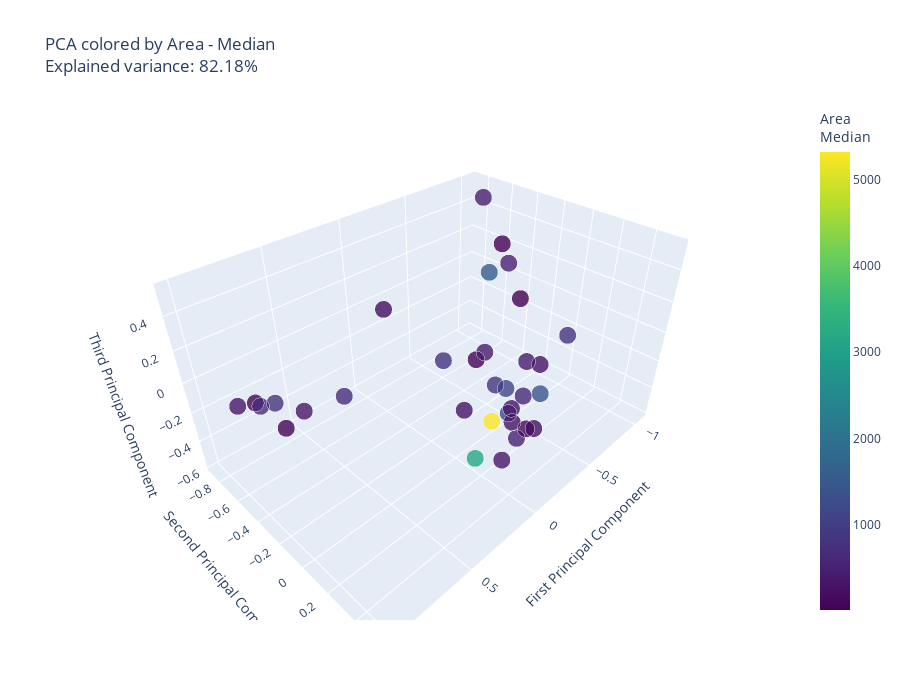

Notebook cell for this chart:
### Code cell
# Area - Median
metric_values = Y[:, 3, 4]
fig = create_pca_plot(metric_values, 'Area', 'Median', samples, encodings_3d, pca)
print(f"Area - Median range: {metric_values.min():.4f} to {metric_values.max():.4f}")
fig.show()
